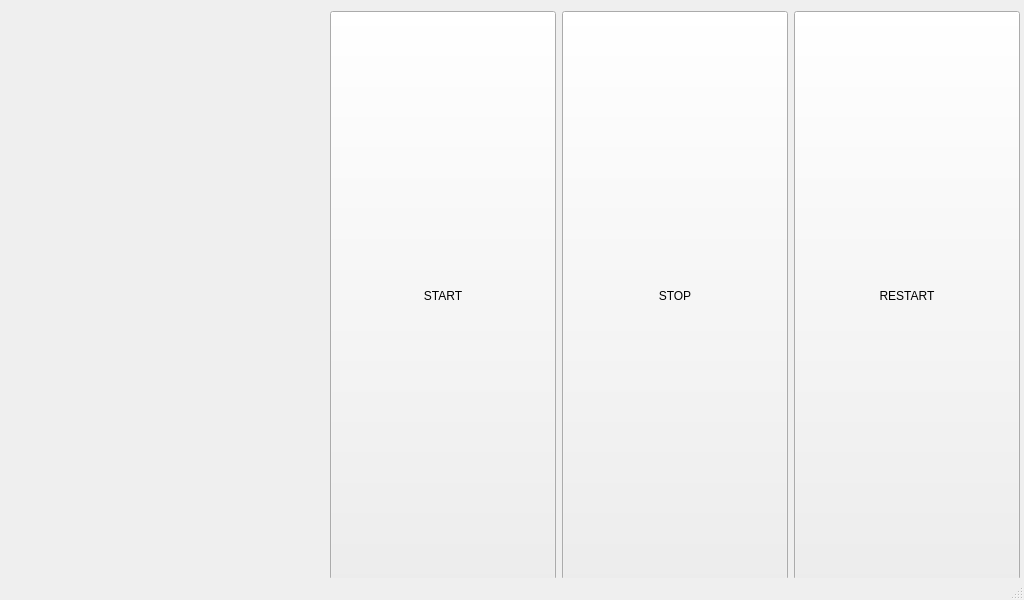
<?xml version="1.0" encoding="UTF-8"?>
<ui version="4.0">
 <class>MainWindow</class>
 <widget class="QMainWindow" name="MainWindow">
  <property name="geometry">
   <rect>
    <x>0</x>
    <y>0</y>
    <width>1024</width>
    <height>600</height>
   </rect>
  </property>
  <property name="windowTitle">
   <string>MainWindow</string>
  </property>
  <widget class="QWidget" name="centralwidget">
   <widget class="QStackedWidget" name="stackedWidget">
    <property name="geometry">
     <rect>
      <x>0</x>
      <y>0</y>
      <width>1024</width>
      <height>600</height>
     </rect>
    </property>
    <property name="minimumSize">
     <size>
      <width>1024</width>
      <height>600</height>
     </size>
    </property>
    <property name="maximumSize">
     <size>
      <width>1024</width>
      <height>600</height>
     </size>
    </property>
    <property name="currentIndex">
     <number>0</number>
    </property>
    <widget class="QWidget" name="homePage">
     <widget class="QWidget" name="horizontalLayoutWidget">
      <property name="geometry">
       <rect>
        <x>330</x>
        <y>10</y>
        <width>691</width>
        <height>571</height>
       </rect>
      </property>
      <layout class="QHBoxLayout" name="horizontalLayout">
       <property name="sizeConstraint">
        <enum>QLayout::SetDefaultConstraint</enum>
       </property>
       <property name="topMargin">
        <number>1</number>
       </property>
       <property name="rightMargin">
        <number>1</number>
       </property>
       <property name="bottomMargin">
        <number>1</number>
       </property>
       <item>
        <widget class="QPushButton" name="startPushButton">
         <property name="enabled">
          <bool>true</bool>
         </property>
         <property name="sizePolicy">
          <sizepolicy hsizetype="Minimum" vsizetype="Expanding">
           <horstretch>0</horstretch>
           <verstretch>0</verstretch>
          </sizepolicy>
         </property>
         <property name="styleSheet">
          <string notr="true"/>
         </property>
         <property name="text">
          <string>START</string>
         </property>
         <property name="flat">
          <bool>false</bool>
         </property>
        </widget>
       </item>
       <item>
        <widget class="QPushButton" name="stopPushButton">
         <property name="enabled">
          <bool>true</bool>
         </property>
         <property name="sizePolicy">
          <sizepolicy hsizetype="Minimum" vsizetype="Expanding">
           <horstretch>0</horstretch>
           <verstretch>0</verstretch>
          </sizepolicy>
         </property>
         <property name="styleSheet">
          <string notr="true"/>
         </property>
         <property name="text">
          <string>STOP</string>
         </property>
         <property name="flat">
          <bool>false</bool>
         </property>
        </widget>
       </item>
       <item>
        <widget class="QPushButton" name="restartPushButton">
         <property name="enabled">
          <bool>true</bool>
         </property>
         <property name="sizePolicy">
          <sizepolicy hsizetype="Minimum" vsizetype="Expanding">
           <horstretch>0</horstretch>
           <verstretch>0</verstretch>
          </sizepolicy>
         </property>
         <property name="styleSheet">
          <string notr="true"/>
         </property>
         <property name="text">
          <string>RESTART</string>
         </property>
        </widget>
       </item>
      </layout>
     </widget>
     <widget class="QLabel" name="label">
      <property name="geometry">
       <rect>
        <x>10</x>
        <y>150</y>
        <width>300</width>
        <height>300</height>
       </rect>
      </property>
      <property name="text">
       <string/>
      </property>
      <property name="pixmap">
       <pixmap>img/NO name NO bg 2.png</pixmap>
      </property>
      <property name="scaledContents">
       <bool>true</bool>
      </property>
     </widget>
    </widget>
    <widget class="QWidget" name="goPage">
     <widget class="QPushButton" name="addItemPushButton">
      <property name="geometry">
       <rect>
        <x>0</x>
        <y>504</y>
        <width>260</width>
        <height>70</height>
       </rect>
      </property>
      <property name="text">
       <string>ADD</string>
      </property>
     </widget>
     <widget class="QPushButton" name="removeItemPushBUtton">
      <property name="geometry">
       <rect>
        <x>260</x>
        <y>504</y>
        <width>260</width>
        <height>70</height>
       </rect>
      </property>
      <property name="text">
       <string>REMOVE</string>
      </property>
     </widget>
     <widget class="QPushButton" name="pushButton">
      <property name="geometry">
       <rect>
        <x>780</x>
        <y>430</y>
        <width>100</width>
        <height>100</height>
       </rect>
      </property>
      <property name="styleSheet">
       <string notr="true">QPushButton {
    width: 100px;
    height: 100px;
    border-radius: 50px; /* Half of the button's width/height */
    font-size: 18px; /* Text size */
}


</string>
      </property>
      <property name="text">
       <string>GO</string>
      </property>
     </widget>
     <widget class="QScrollArea" name="itemsSelectedScrollArea">
      <property name="geometry">
       <rect>
        <x>0</x>
        <y>300</y>
        <width>520</width>
        <height>201</height>
       </rect>
      </property>
      <property name="layoutDirection">
       <enum>Qt::LeftToRight</enum>
      </property>
      <property name="verticalScrollBarPolicy">
       <enum>Qt::ScrollBarAlwaysOn</enum>
      </property>
      <property name="horizontalScrollBarPolicy">
       <enum>Qt::ScrollBarAlwaysOff</enum>
      </property>
      <property name="widgetResizable">
       <bool>true</bool>
      </property>
      <widget class="QWidget" name="scrollAreaWidgetContents_2">
       <property name="geometry">
        <rect>
         <x>0</x>
         <y>0</y>
         <width>504</width>
         <height>199</height>
        </rect>
       </property>
      </widget>
     </widget>
    </widget>
   </widget>
  </widget>
  <widget class="QStatusBar" name="statusbar"/>
 </widget>
 <resources/>
 <connections/>
</ui>
